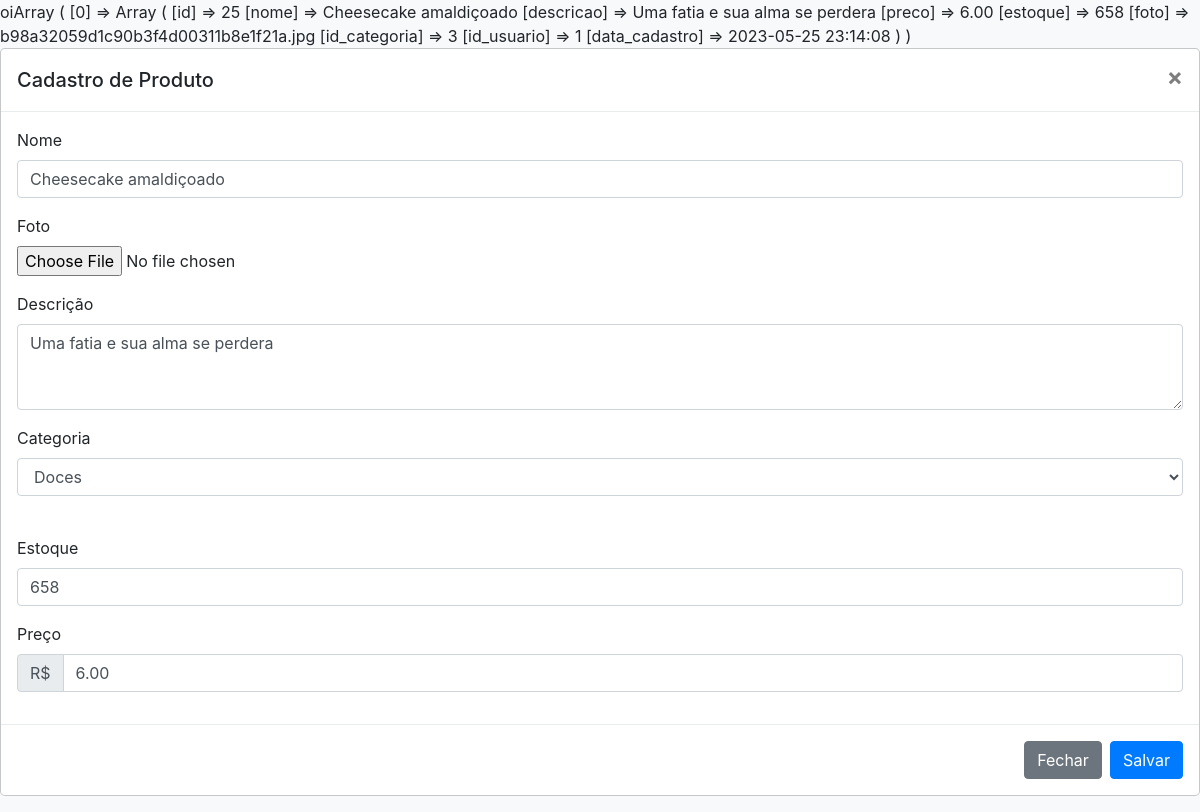
Screenshot of /admin/editar.php?id=25 (signed in) with the database file from the repository.
### tables this page shows
CREATE TABLE `produtos` (
  `id` int(11) NOT NULL,
  `nome` varchar(100) NOT NULL,
  `descricao` varchar(500) NOT NULL,
  `preco` decimal(10,2) NOT NULL,
  `estoque` int(11) NOT NULL,
  `foto` varchar(300) NOT NULL,
  `id_categoria` int(11) NOT NULL,
  `id_usuario` int(11) NOT NULL,
  `data_cadastro` timestamp NOT NULL DEFAULT current_timestamp()
);

### admin/classes/Produto.class.php (called while the page is built, shortened)
<?php
class Produto{
    public $id;
    public function BuscarPorID(){
        $banco = Banco::conectar();
        $sql = "SELECT * FROM produtos WHERE id = ?";
        $comando = $banco->prepare($sql);
        $comando->execute(array($this->id));
        $resultado = $comando->fetchAll(PDO::FETCH_ASSOC);
        return $resultado;
    }
}
?>

### admin/classes/Categoria.class.php (called while the page is built, shortened)
<?php
class Categoria{
    public function Listar(){
        $banco = Banco::conectar();
        $sql = "SELECT * FROM categorias";
        $comando = $banco->prepare($sql);
        $comando->execute();
        $resultado = $comando->fetchAll(PDO::FETCH_ASSOC);
        return $resultado;
    }
}
?>

### admin/editar.php (the view, shortened to what this page needs)
<?php
require_once('classes/Categoria.class.php');
$c = new Categoria();
$categorias = $c->Listar();
if(isset($_SESSION['dados'])){
    if(isset($_GET['id'])){
      require_once('classes/Produto.class.php');
      $c = new Produto();
      $c->id = $_GET['id'];
$resultado = $c->BuscarPorID();
print_r ($resultado);
    }else{
      $erro = "ID não setado!";
    }
  }else{
    $erro = "Realize o login primeiro!";
  }
?>
<!DOCTYPE html>
<html lang="pt-br">
<head>
    <link rel="stylesheet" href="https://maxcdn.bootstrapcdn.com/bootstrap/4.0.0/css/bootstrap.min.css">
    <link rel="stylesheet" href="https://cdn.jsdelivr.net/npm/bootstrap-icons@1.10.3/font/bootstrap-icons.css">
</head>
<body>
<form action="action/editar_produto.php" method="POST" enctype="multipart/form-data">
            <div class="modal-content">
                <div class="modal-header">
                    <h5 class="modal-title" id="modalCadastroLabel">Cadastro de Produto</h5>
                    <button type="button" class="close" data-dismiss="modal" aria-label="Fechar">
                        <span aria-hidden="true">&times;</span>
                    </button>
                </div>
                <div class="modal-body">
                        <div class="form-group">
                            <label for="nomeProduto">Nome</label>
                            <input value="<?=$resultado[0]["nome"]?>" name="nome" type="text" class="form-control" id="nomeProduto" placeholder="Digite o nome do produto">
                        </div>
                        <div class="form-group">
                            <label for="fotoProduto">Foto</label>
                            <input value="<?=$resultado[0]["foto"]?>" name="foto" type="file" class="form-control-file" id="fotoProduto">
                        </div>
                        <div class="form-group">
                            <label for="descricaoProduto">Descrição</label>
                            <textarea  name="descricao" class="form-control" id="descricaoProduto" rows="3"><?=$resultado[0]["descricao"]?></textarea>
                        </div>
                        <div class="form-group">
                            <label for="categoriaProduto">Categoria</label>
                            <select class="form-control" id="categoriaProduto" name="id_categoria" >
                                 <?php foreach($categorias as $categoria){   ?>
                                      <option value="<?=$categoria['id'];?>"><?=$categoria['nome'];?></option>
                                      <?php } ?>
                            </select> <br>
                        </div>
                        <div class="form-group">
                            <label for="estoqueProduto">Estoque</label>
                            <input value="<?=$resultado[0]["estoque"]?>" name="estoque" type="number" class="form-control" id="estoqueProduto" placeholder="Digite a quantidade em estoque">
                        </div>
                        <div class="form-group">
                            <label for="precoProduto">Preço</label>
                            <div class="input-group">
                                <div class="input-group-prepend">
                                    <span class="input-group-text">R$</span>
                                </div>
                                <input value="<?=$resultado[0]["preco"]?>" name="preco" type="number" class="form-control" id="precoProduto" placeholder="Digite o preço">
                            </div>
                        </div>
                    </div>
                <div class="modal-footer">
                   <button type="button" class="btn btn-secondary" class="close" data-dismiss="modal">Fechar</button>
                    <button type="submit" class="btn btn-primary">Salvar</button>
               </div>
          </div>
    </form>
</body>
</html>

### admin/editar.php (style rules this page uses)
body { background: #f8f9fa; }

### rows the page displays
produtos: nome "Cheesecake amaldiçoado", descricao "Uma fatia e sua alma se perdera", estoque "658", preco "6.00"

### other values shown
form field id_categoria "Doces"
